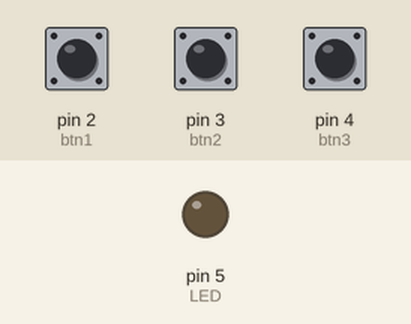
The sketch below on a simulated Arduino Uno, built with avr-gcc and run on an emulated ATmega328P. On the bench: output pins drawn as LEDs (lit = HIGH). Dashed ring = blinking. The inputs (shaded band) are chosen by the test bench; at power-on: pin 2 (btn1) HIGH, pin 3 (btn2) HIGH, pin 4 (btn3) HIGH. What the sketch prints to the serial monitor is not drawn.

Above: at 1.2 s.
1.3 s: pin 2 (btn1) pulled LOW for 0.15 s
At 1.37 s:
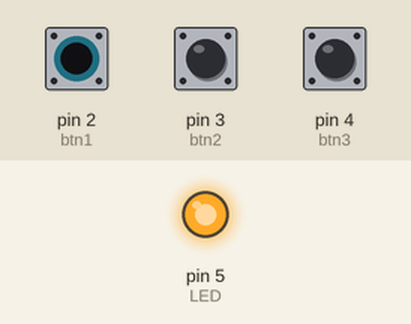
2.9 s: pin 3 (btn2) pulled LOW for 0.15 s
At 3.7 s:
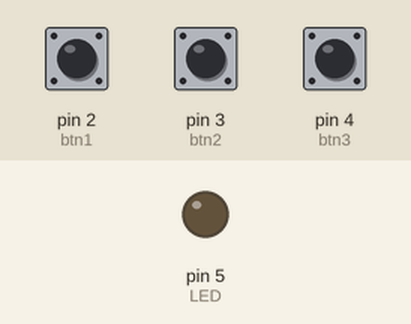
4.5 s: pin 4 (btn3) pulled LOW for 0.15 s
At 4.57 s:
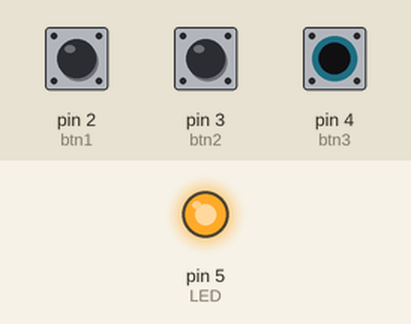
6.1 s: pin 4 (btn3) pulled LOW for 3.2 s
At 10.3 s:
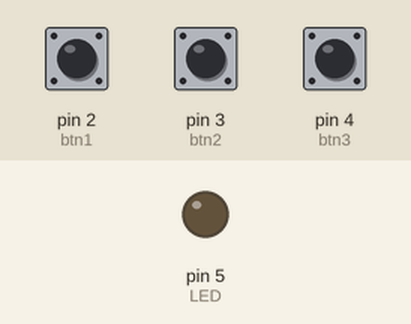
10.8 s: pin 2 (btn1) pulled LOW for 3.2 s
At 11.4 s:
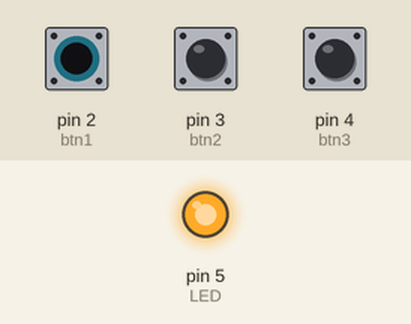
15.5 s: pin 2 (btn1) pulsed LOW 5 times (0.12 s each, 0.3 s apart)
At 15.56 s:
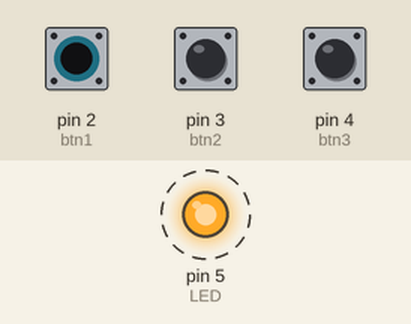
Timing chart, 0 to 18.5 s (numbered marks = the images above; inputs shaded):
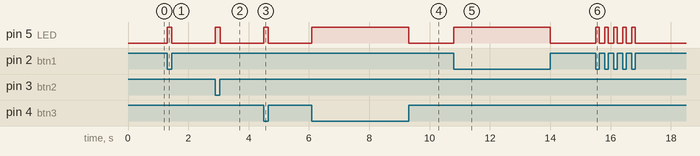

Measured:
- after the input at 1.3 s, pin 5 (LED): LOW → HIGH at once, → LOW 0.15 s later
- after the input at 2.9 s, pin 5 (LED): LOW → HIGH at once, → LOW 0.15 s later
- after the input at 4.5 s, pin 5 (LED): LOW → HIGH at once, → LOW 0.15 s later
- after the input at 6.1 s, pin 5 (LED): LOW → HIGH at once, → LOW 3.2 s later
- after the input at 10.8 s, pin 5 (LED): LOW → HIGH at once, → LOW 3.2 s later
- after the input at 15.5 s, pin 5 (LED): alternates HIGH for 0.12 s and LOW for 0.18 s, 10 changes in all, then stays LOW, starting at once

The sketch:

Score_arduino.ino
```cpp
#include <SoftwareSerial.h>

int LED = 5;

int btn1 = 2;
int btn2 = 3;
int btn3 = 4;

boolean flag1 = false;
boolean flag2 = false;
boolean flag3 = false;
boolean flag4 = false;

long times = 0;

void setup(){

  Serial.begin(9600);

  pinMode(LED, OUTPUT);

  pinMode(btn1, INPUT_PULLUP);
  pinMode(btn2, INPUT_PULLUP);
  pinMode(btn3, INPUT_PULLUP);
}

void loop(){

  if(digitalRead(btn1)==LOW){
      digitalWrite(LED, HIGH);
      flag1 = true;
      delay(100);

      if((digitalRead(btn1)==LOW)&&(digitalRead(btn2)==LOW)){

          while(flag1){
            delay(1);
            times++;

            if((digitalRead(btn1)==HIGH)&&(digitalRead(btn2)==HIGH)){
              if(times>500){
                Serial.write("se");
              }
              times = 0;
              flag1 = false;
            }
          }
        }
      else{
          while(flag1){
            delay(1);
            times++;

            if(digitalRead(btn1)==HIGH){
              if(times>500){
                Serial.write("hn2");
              }
              else{
                Serial.write("hn1");
              }
              times = 0;
              flag1 = false;
            }
          }
      }
  }

  if(digitalRead(btn2)==LOW){
      digitalWrite(LED, HIGH);
      flag2 = true;
      delay(100);

      if((digitalRead(btn1)==LOW)&&(digitalRead(btn2)==LOW)){

          while(flag2){
            delay(1);
            times++;

            if((digitalRead(btn1)==HIGH)&&(digitalRead(btn2)==HIGH)){
              if(times>500){
                Serial.write("se");
              }
              times = 0;
              flag2 = false;
            }
          }
        }
        else{
          while(flag2){
            delay(1);
            times++;

            if(digitalRead(btn2)==HIGH){
              if(times>500){
                Serial.write("an2");
              }
              else{
                Serial.write("an1");
              }
              times = 0;
              flag2 = false;
            }
          }
        }
  }

  if(digitalRead(btn3)==LOW){
      digitalWrite(LED, HIGH);
      flag3 = true;

      while(flag3){
        delay(1);
        times++;

        if(digitalRead(btn3)==HIGH){\
          Serial.write("cc");
          times = 0;
          flag3 = false;
        }
     }
  }

  digitalWrite(LED, LOW);
}
```
